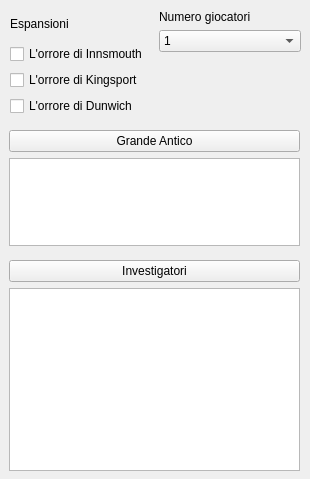
<?xml version="1.0" encoding="UTF-8"?>
<ui version="4.0">
 <class>MainWindow</class>
 <widget class="QMainWindow" name="MainWindow">
  <property name="geometry">
   <rect>
    <x>0</x>
    <y>0</y>
    <width>310</width>
    <height>479</height>
   </rect>
  </property>
  <property name="windowTitle">
   <string>Libido Deum</string>
  </property>
  <widget class="QWidget" name="centralwidget">
   <widget class="QWidget" name="verticalLayoutWidget_2">
    <property name="geometry">
     <rect>
      <x>9</x>
      <y>260</y>
      <width>291</width>
      <height>211</height>
     </rect>
    </property>
    <layout class="QVBoxLayout" name="verticalLayout_2">
     <item>
      <widget class="QPushButton" name="pushButton_2">
       <property name="cursor">
        <cursorShape>PointingHandCursor</cursorShape>
       </property>
       <property name="text">
        <string>Investigatori</string>
       </property>
      </widget>
     </item>
     <item>
      <widget class="QTextEdit" name="textEdit_2">
       <property name="enabled">
        <bool>true</bool>
       </property>
       <property name="font">
        <font>
         <pointsize>11</pointsize>
         <weight>75</weight>
         <bold>true</bold>
        </font>
       </property>
       <property name="layoutDirection">
        <enum>Qt::LeftToRight</enum>
       </property>
       <property name="textInteractionFlags">
        <set>Qt::NoTextInteraction</set>
       </property>
      </widget>
     </item>
    </layout>
   </widget>
   <widget class="QWidget" name="verticalLayoutWidget_3">
    <property name="geometry">
     <rect>
      <x>9</x>
      <y>130</y>
      <width>291</width>
      <height>116</height>
     </rect>
    </property>
    <layout class="QVBoxLayout" name="verticalLayout_3">
     <item>
      <widget class="QPushButton" name="pushButton_1">
       <property name="cursor">
        <cursorShape>PointingHandCursor</cursorShape>
       </property>
       <property name="text">
        <string>Grande Antico</string>
       </property>
      </widget>
     </item>
     <item>
      <widget class="QTextEdit" name="textEdit_1">
       <property name="font">
        <font>
         <pointsize>14</pointsize>
         <weight>75</weight>
         <bold>true</bold>
        </font>
       </property>
       <property name="textInteractionFlags">
        <set>Qt::NoTextInteraction</set>
       </property>
      </widget>
     </item>
    </layout>
   </widget>
   <widget class="QWidget" name="horizontalLayoutWidget">
    <property name="geometry">
     <rect>
      <x>10</x>
      <y>10</y>
      <width>291</width>
      <height>106</height>
     </rect>
    </property>
    <layout class="QHBoxLayout" name="horizontalLayout">
     <item>
      <layout class="QVBoxLayout" name="verticalLayout">
       <item>
        <widget class="QLabel" name="label_1">
         <property name="text">
          <string>Espansioni</string>
         </property>
        </widget>
       </item>
       <item>
        <widget class="QCheckBox" name="innsmouth">
         <property name="cursor">
          <cursorShape>PointingHandCursor</cursorShape>
         </property>
         <property name="accessibleName">
          <string/>
         </property>
         <property name="text">
          <string>L'orrore di Innsmouth</string>
         </property>
        </widget>
       </item>
       <item>
        <widget class="QCheckBox" name="kingsport">
         <property name="cursor">
          <cursorShape>PointingHandCursor</cursorShape>
         </property>
         <property name="accessibleName">
          <string/>
         </property>
         <property name="accessibleDescription">
          <string/>
         </property>
         <property name="text">
          <string>L'orrore di Kingsport</string>
         </property>
        </widget>
       </item>
       <item>
        <widget class="QCheckBox" name="dunwich">
         <property name="cursor">
          <cursorShape>PointingHandCursor</cursorShape>
         </property>
         <property name="accessibleName">
          <string/>
         </property>
         <property name="text">
          <string>L'orrore di Dunwich</string>
         </property>
        </widget>
       </item>
      </layout>
     </item>
     <item>
      <layout class="QVBoxLayout" name="verticalLayout_4">
       <item>
        <widget class="QLabel" name="label_2">
         <property name="text">
          <string>Numero giocatori</string>
         </property>
        </widget>
       </item>
       <item>
        <widget class="QComboBox" name="comboBox">
         <property name="cursor">
          <cursorShape>PointingHandCursor</cursorShape>
         </property>
         <item>
          <property name="text">
           <string>1</string>
          </property>
         </item>
         <item>
          <property name="text">
           <string>2</string>
          </property>
         </item>
         <item>
          <property name="text">
           <string>3</string>
          </property>
         </item>
         <item>
          <property name="text">
           <string>4</string>
          </property>
         </item>
         <item>
          <property name="text">
           <string>5</string>
          </property>
         </item>
         <item>
          <property name="text">
           <string>6</string>
          </property>
         </item>
         <item>
          <property name="text">
           <string>7</string>
          </property>
         </item>
         <item>
          <property name="text">
           <string>8</string>
          </property>
         </item>
        </widget>
       </item>
       <item>
        <spacer name="verticalSpacer_2">
         <property name="orientation">
          <enum>Qt::Vertical</enum>
         </property>
         <property name="sizeHint" stdset="0">
          <size>
           <width>20</width>
           <height>40</height>
          </size>
         </property>
        </spacer>
       </item>
      </layout>
     </item>
    </layout>
   </widget>
  </widget>
 </widget>
 <resources/>
 <connections/>
</ui>
